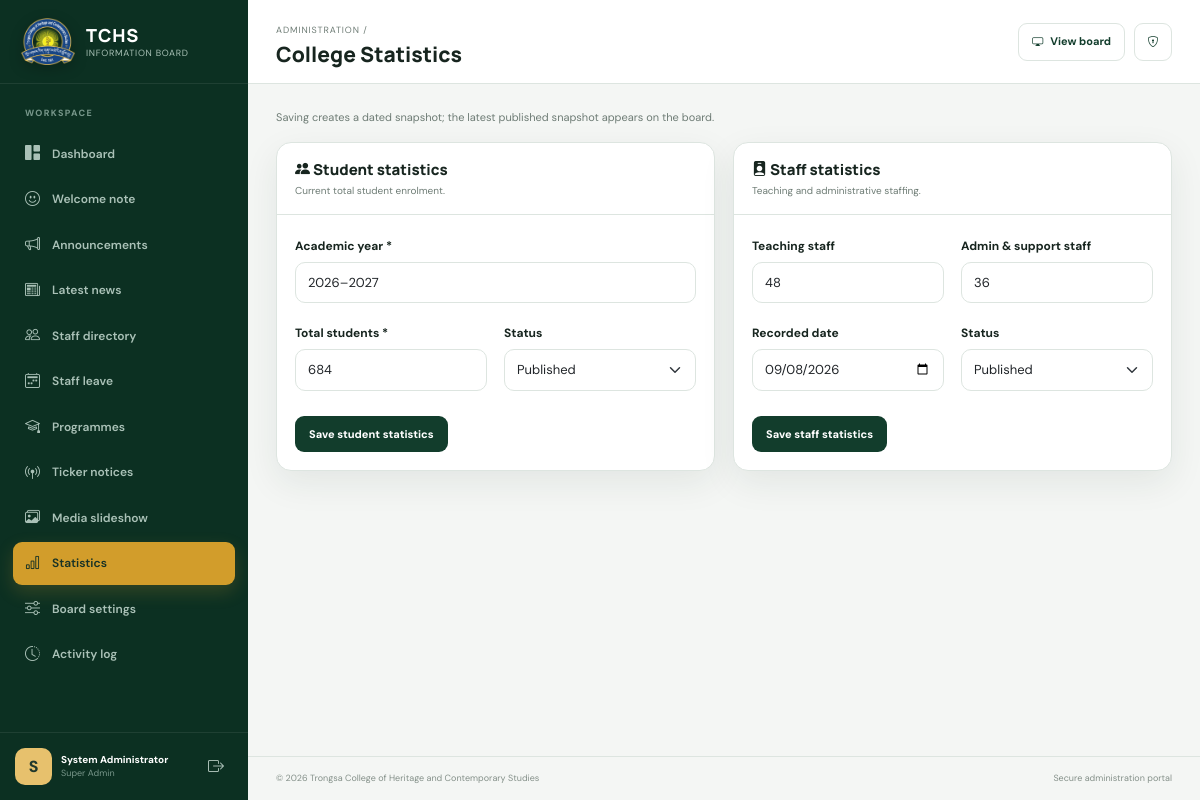
The app's page /admin/statistics.php (signed in) with its own data.
### tables this page shows
CREATE TABLE IF NOT EXISTS users (
    id INT UNSIGNED AUTO_INCREMENT PRIMARY KEY,
    name VARCHAR(120) NOT NULL,
    username VARCHAR(60) NOT NULL UNIQUE,
    email VARCHAR(160) NOT NULL UNIQUE,
    password VARCHAR(255) NOT NULL,
    role ENUM('super_admin','editor') NOT NULL DEFAULT 'editor',
    status TINYINT(1) NOT NULL DEFAULT 1,
    last_login_at DATETIME NULL,
    created_at TIMESTAMP DEFAULT CURRENT_TIMESTAMP,
    updated_at TIMESTAMP DEFAULT CURRENT_TIMESTAMP ON UPDATE CURRENT_TIMESTAMP
);

CREATE TABLE IF NOT EXISTS student_statistics (
    id INT UNSIGNED AUTO_INCREMENT PRIMARY KEY,
    academic_year VARCHAR(20) NOT NULL,
    total_students INT UNSIGNED NOT NULL DEFAULT 0,
    status ENUM('draft','published','archived') NOT NULL DEFAULT 'published',
    created_at TIMESTAMP DEFAULT CURRENT_TIMESTAMP,
    updated_at TIMESTAMP DEFAULT CURRENT_TIMESTAMP ON UPDATE CURRENT_TIMESTAMP
);

CREATE TABLE IF NOT EXISTS staff_statistics (
    id INT UNSIGNED AUTO_INCREMENT PRIMARY KEY,
    teaching_staff INT UNSIGNED NOT NULL DEFAULT 0,
    admin_support_staff INT UNSIGNED NOT NULL DEFAULT 0,
    recorded_date DATE NOT NULL,
    status ENUM('draft','published','archived') NOT NULL DEFAULT 'published',
    created_at TIMESTAMP DEFAULT CURRENT_TIMESTAMP,
    updated_at TIMESTAMP DEFAULT CURRENT_TIMESTAMP ON UPDATE CURRENT_TIMESTAMP
);

### includes/functions.php (called while the page is built, shortened)
<?php
require_once __DIR__ . '/../config/database.php';
function e(mixed $value): string
{
    return htmlspecialchars((string) $value, ENT_QUOTES | ENT_SUBSTITUTE, 'UTF-8');
}
function base_url(string $path = ''): string
{
    $script = str_replace('\\', '/', $_SERVER['SCRIPT_NAME'] ?? '');
    $root = preg_replace('#/(admin|api)/.*$#', '', $script) ?: '';
    return rtrim($root, '/') . '/' . ltrim($path, '/');
}
function setting(string $key, string $default = ''): string
{
    static $settings = null;
    if ($settings === null) {
        $settings = [];
        foreach (db()->query('SELECT setting_key, setting_value FROM settings') as $row) {
            $settings[$row['setting_key']] = $row['setting_value'];
        }
    }
    return $settings[$key] ?? $default;
}
function public_path(?string $path, string $fallback = 'assets/images/placeholder.svg'): string
{
    return base_url($path);
}

### config/database.php (called while the page is built, shortened)
<?php
function db(): PDO
{
    static $pdo = null;
    if ($pdo instanceof PDO) {
        return $pdo;
    }
    $host = getenv('DB_HOST') ?: '127.0.0.1';
    $port = getenv('DB_PORT') ?: '3306';
    $name = getenv('DB_NAME') ?: 'tchs_info_board';
    $user = getenv('DB_USER') ?: 'root';
    $pass = getenv('DB_PASS') ?: '';
    try {
        $pdo = new PDO(
            "mysql:host={$host};port={$port};dbname={$name};charset=utf8mb4",
            $user,
            $pass,
            [
                PDO::ATTR_ERRMODE => PDO::ERRMODE_EXCEPTION,
                PDO::ATTR_DEFAULT_FETCH_MODE => PDO::FETCH_ASSOC,
                PDO::ATTR_EMULATE_PREPARES => false,
            ]
        );
    } catch (PDOException $exception) {
        http_response_code(503);
        $safeMessage = 'The information board database is unavailable. Please check the installation and database configuration.';
        if (PHP_SAPI === 'cli') {
            throw $exception;
        }
        exit('<!doctype html><html><body style="font-family:sans-serif;padding:3rem"><h1>Service unavailable</h1><p>' . $safeMessage . '</p></body></html>');
    }
    return $pdo;
}

### includes/auth.php (called while the page is built, shortened)
<?php
require_once __DIR__ . '/functions.php';
function is_logged_in(): bool
{
    return isset($_SESSION['user_id']);
}
function current_user(): ?array
{
    static $user = null;
    if ($user === null) {
        $stmt = db()->prepare('SELECT id, name, username, email, role FROM users WHERE id = ? AND status = 1');
        $stmt->execute([$_SESSION['user_id']]);
        $user = $stmt->fetch() ?: null;
    }
    return $user;
}

### admin/statistics.php (the view, shortened to what this page needs)
<?php
require_once __DIR__ . '/../includes/admin_layout.php';
$pdo = db();
$students=$pdo->query('SELECT * FROM student_statistics ORDER BY academic_year DESC,id DESC LIMIT 1')->fetch()?:[];
$staff=$pdo->query('SELECT * FROM staff_statistics ORDER BY recorded_date DESC,id DESC LIMIT 1')->fetch()?:[];
admin_header('College Statistics','statistics');
?>
<div class="content-toolbar"><p>Saving creates a dated snapshot; the latest published snapshot appears on the board.</p></div>
<div class="stat-form-grid">
<section class="admin-card"><div class="admin-card-header"><div><h2><i class="bi bi-people-fill"></i> Student statistics</h2><p>Current total student enrolment.</p></div></div><div class="admin-card-body"><form method="post" class="form-grid"><?= csrf_field() ?><input type="hidden" name="kind" value="students"><div class="form-group full"><label class="form-label" for="academic_year">Academic year *</label><input class="form-control" id="academic_year" name="academic_year" value="<?= e($students['academic_year']??date('Y').'–'.(date('Y')+1)) ?>" required></div><div><label class="form-label" for="total_students">Total students *</label><input class="form-control" id="total_students" type="number" min="0" name="total_students" value="<?= (int)($students['total_students']??0) ?>" required></div><div><label class="form-label" for="student_status">Status</label><select class="form-select" id="student_status" name="status"><option value="published">Published</option><option value="draft">Draft</option><option value="archived">Archived</option></select></div><div class="form-actions full"><button class="btn-primary-custom" type="submit">Save student statistics</button></div></form></div></section>
<section class="admin-card"><div class="admin-card-header"><div><h2><i class="bi bi-person-badge-fill"></i> Staff statistics</h2><p>Teaching and administrative staffing.</p></div></div><div class="admin-card-body"><form method="post" class="form-grid"><?= csrf_field() ?><input type="hidden" name="kind" value="staff"><div><label class="form-label" for="teaching_staff">Teaching staff</label><input class="form-control" id="teaching_staff" type="number" min="0" name="teaching_staff" value="<?= (int)($staff['teaching_staff']??0) ?>"></div><div><label class="form-label" for="admin_support_staff">Admin & support staff</label><input class="form-control" id="admin_support_staff" type="number" min="0" name="admin_support_staff" value="<?= (int)($staff['admin_support_staff']??0) ?>"></div><div><label class="form-label" for="recorded_date">Recorded date</label><input class="form-control" id="recorded_date" type="date" name="recorded_date" value="<?= e($staff['recorded_date']??date('Y-m-d')) ?>" required></div><div><label class="form-label" for="staff_status">Status</label><select class="form-select" id="staff_status" name="status"><option value="published">Published</option><option value="draft">Draft</option><option value="archived">Archived</option></select></div><div class="form-actions full"><button class="btn-primary-custom" type="submit">Save staff statistics</button></div></form></div></section>
</div>
<?php admin_footer();

### includes/admin_layout.php (shortened to what this page needs)
<?php
require_once __DIR__ . '/auth.php';
function admin_header(string $title, string $active = 'dashboard'): void
{
    $user = current_user();
    $nav = [
        'dashboard' => ['admin/index.php', 'bi-grid-1x2-fill', 'Dashboard'],
        'welcome' => ['admin/welcome.php', 'bi-emoji-smile', 'Welcome note'],
        'announcements' => ['admin/content.php?type=announcements', 'bi-megaphone', 'Announcements'],
        'news' => ['admin/content.php?type=news', 'bi-newspaper', 'Latest news'],
        'staff' => ['admin/content.php?type=staff', 'bi-people', 'Staff directory'],
        'leave' => ['admin/content.php?type=staff_leave', 'bi-calendar2-week', 'Staff leave'],
        'programmes' => ['admin/content.php?type=programmes', 'bi-mortarboard', 'Programmes'],
        'ticker' => ['admin/content.php?type=ticker_notices', 'bi-broadcast-pin', 'Ticker notices'],
        'slides' => ['admin/content.php?type=media_slides', 'bi-images', 'Media slideshow'],
        'statistics' => ['admin/statistics.php', 'bi-bar-chart', 'Statistics'],
        'settings' => ['admin/settings.php', 'bi-sliders', 'Board settings'],
        'activity' => ['admin/activity.php', 'bi-clock-history', 'Activity log'],
    ];
    ?>
    <!doctype html><html lang="en"><head><meta charset="utf-8"><meta name="viewport" content="width=device-width,initial-scale=1"><meta name="robots" content="noindex,nofollow">
    <title><?= e($title) ?> • TCHS Admin</title><link href="https://cdn.jsdelivr.net/npm/bootstrap@5.3.8/dist/css/bootstrap.min.css" rel="stylesheet"><link rel="stylesheet" href="https://cdn.jsdelivr.net/npm/bootstrap-icons@1.13.1/font/bootstrap-icons.min.css"><link rel="stylesheet" href="<?= e(base_url('assets/css/admin.css')) ?>"></head>
    <body class="admin-body">
    <div class="admin-shell">
        <aside class="sidebar" id="sidebar">
            <a class="sidebar-brand" href="<?= e(base_url('admin/index.php')) ?>"><img src="<?= e(public_path(setting('logo_path', 'assets/images/college-logo.png'))) ?>" alt=""><span><strong>TCHS</strong><small>Information Board</small></span></a>
            <nav class="sidebar-nav" aria-label="Administration">
                <span class="nav-label">Workspace</span>
                <?php foreach ($nav as $key => [$url, $icon, $label]): ?><a class="<?= $active === $key ? 'active' : '' ?>" href="<?= e(base_url($url)) ?>"><i class="bi <?= e($icon) ?>"></i><span><?= e($label) ?></span></a><?php endforeach; ?>
            </nav>
            <div class="sidebar-footer"><div class="avatar"><?= e(strtoupper(substr($user['name'] ?? 'A', 0, 1))) ?></div><div><strong><?= e($user['name'] ?? '') ?></strong><small><?= e(str_replace('_', ' ', $user['role'] ?? '')) ?></small></div><a href="<?= e(base_url('logout.php')) ?>" title="Sign out"><i class="bi bi-box-arrow-right"></i></a></div>
        </aside>
        <div class="admin-content">
            <header class="topbar"><button class="menu-button" type="button" id="menu-toggle" aria-label="Toggle menu"><i class="bi bi-list"></i></button><div><span class="breadcrumb-label">Administration /</span><h1><?= e($title) ?></h1></div><div class="topbar-actions"><a class="board-link" target="_blank" href="<?= e(base_url('index.php')) ?>"><i class="bi bi-display"></i><span>View board</span></a><a class="icon-button" href="<?= e(base_url('admin/password.php')) ?>" title="Security"><i class="bi bi-shield-lock"></i></a></div></header>
            <main class="page-content">
    <?php
}
function admin_footer(): void
{
    ?>
            </main>
            <footer class="admin-footer"><span>© <?= date('Y') ?> Trongsa College of Heritage and Contemporary Studies</span><span>Secure administration portal</span></footer>
        </div>
    </div>
    </body></html>
    <?php
}

### assets/css/admin.css (style rules this page uses)
:root { --green:#123d2c;--green-2:#1d5941;--gold:#d29d2b;--paper:#f4f6f4;--ink:#17251f;--muted:#6e7c75;--line:#dde5e0;--white:#fff;--shadow:0 12px 35px rgba(21,55,41,.08) }
* { box-sizing:border-box }
body { font-family:'DM Sans',system-ui,sans-serif;color:var(--ink);background:var(--paper) }
a { text-decoration:none }
.login-form label,.form-label { font-size:12px;font-weight:700;margin-bottom:7px }
.form-control,.form-select { border:1px solid var(--line);border-radius:10px;padding:10px 12px;font-size:13px;box-shadow:none!important }
.admin-shell { min-height:100vh;display:flex }
.sidebar { width:248px;background:#0c3022;color:#fff;position:fixed;inset:0 auto 0 0;z-index:30;display:flex;flex-direction:column;transition:.25s }
.sidebar-brand { height:84px;padding:16px 21px;display:flex;gap:11px;align-items:center;border-bottom:1px solid rgba(255,255,255,.08);color:#fff }
.sidebar-brand img { width:48px;height:48px;border-radius:50%;background:#fff;padding:3px }
.sidebar-brand strong,.sidebar-brand small { display:block }
.sidebar-brand strong { font:800 18px 'Manrope',sans-serif;letter-spacing:.05em }
.sidebar-brand small { font-size:9px;text-transform:uppercase;letter-spacing:.08em;color:#a9c1b6 }
.sidebar-nav { padding:19px 13px;overflow:auto;display:grid;gap:3px }
.nav-label { font-size:9px;text-transform:uppercase;letter-spacing:.15em;color:#77968a;padding:4px 12px 9px;font-weight:800 }
.sidebar-nav a { display:flex;align-items:center;gap:12px;color:#aac1b7;padding:10px 12px;border-radius:9px;font-size:12px;font-weight:600 }
.sidebar-nav a i { font-size:15px }
.sidebar-nav a.active { background:var(--gold);color:#173226;box-shadow:0 7px 18px rgba(210,157,43,.2) }
.sidebar-footer { margin-top:auto;padding:15px;display:grid;grid-template-columns:37px 1fr 25px;gap:9px;align-items:center;border-top:1px solid rgba(255,255,255,.08) }
.avatar { width:37px;height:37px;display:grid;place-items:center;border-radius:10px;background:#e7c16d;color:#20382c;font-weight:800 }
.sidebar-footer strong,.sidebar-footer small { display:block }
.sidebar-footer strong { font-size:10px }
.sidebar-footer small { font-size:9px;text-transform:capitalize;color:#78968a }
.sidebar-footer a { color:#a8bdb4 }
.admin-content { width:calc(100% - 248px);margin-left:248px;min-height:100vh;display:flex;flex-direction:column }
.topbar { height:84px;background:#fff;border-bottom:1px solid var(--line);display:flex;align-items:center;padding:0 28px;gap:15px;position:sticky;top:0;z-index:20 }
.topbar h1 { font:800 21px 'Manrope',sans-serif;margin:0 }
.breadcrumb-label { font-size:9px;text-transform:uppercase;letter-spacing:.1em;color:var(--muted) }
.topbar-actions { margin-left:auto;display:flex;align-items:center;gap:9px }
.board-link,.icon-button,.menu-button { border:1px solid var(--line);border-radius:9px;height:38px;display:flex;align-items:center;justify-content:center;background:#fff;color:var(--green);font-size:11px;font-weight:700 }
.board-link { gap:7px;padding:0 13px }
.icon-button,.menu-button { width:38px }
.page-content { padding:25px 28px;flex:1;max-width:1700px;width:100%;margin:auto }
.admin-footer { padding:15px 28px;border-top:1px solid var(--line);display:flex;justify-content:space-between;color:#849089;font-size:9px }
.admin-card { background:#fff;border:1px solid var(--line);border-radius:15px;box-shadow:var(--shadow) }
.admin-card-header { padding:16px 18px;border-bottom:1px solid var(--line);display:flex;align-items:center;justify-content:space-between }
.admin-card-header h2 { font:800 15px 'Manrope',sans-serif;margin:0 }
.admin-card-header p { font-size:10px;color:var(--muted);margin:3px 0 0 }
.admin-card-body { padding:18px }
.content-toolbar { display:flex;align-items:center;justify-content:space-between;margin-bottom:16px }
.content-toolbar p { margin:0;color:var(--muted);font-size:11px }
.btn-primary-custom { background:var(--green);color:#fff!important;border:0;border-radius:9px;padding:10px 14px;font-size:11px;font-weight:800 }
.form-grid { display:grid;grid-template-columns:repeat(2,1fr);gap:17px }
.form-group.full { grid-column:1/-1 }
.form-actions { display:flex;gap:9px;padding-top:8px }
.stat-form-grid { display:grid;grid-template-columns:1fr 1fr;gap:18px }
.sidebar-brand img { width:54px;height:50px;border-radius:0;background:transparent;padding:0;object-fit:contain;filter:drop-shadow(0 4px 7px rgba(0,0,0,.24)) }

### records on screen
users: name "S", name "System Administrator", role "Super Admin"
student_statistics: academic_year "2026–2027", total_students "684"
staff_statistics: teaching_staff "48", admin_support_staff "36", recorded_date "09/08/2026"

### other values on screen
$label "Dashboard"
$label "Welcome note"
$label "Announcements"
$label "Latest news"
$label "Staff directory"
$label "Staff leave"
$label "Programmes"
$label "Ticker notices"
$label "Media slideshow"
$label "Statistics"
$label "Board settings"
$label "Activity log"
$title "College Statistics"
